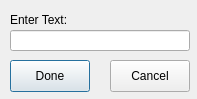
<?xml version="1.0" encoding="UTF-8"?>
<ui version="4.0">
 <class>EnterTextDialog</class>
 <widget class="QDialog" name="EnterTextDialog">
  <property name="geometry">
   <rect>
    <x>0</x>
    <y>0</y>
    <width>197</width>
    <height>99</height>
   </rect>
  </property>
  <property name="sizePolicy">
   <sizepolicy hsizetype="Fixed" vsizetype="Fixed">
    <horstretch>0</horstretch>
    <verstretch>0</verstretch>
   </sizepolicy>
  </property>
  <property name="windowTitle">
   <string>Enter Text</string>
  </property>
  <widget class="QLabel" name="label">
   <property name="geometry">
    <rect>
     <x>10</x>
     <y>10</y>
     <width>180</width>
     <height>20</height>
    </rect>
   </property>
   <property name="text">
    <string>Enter Text:</string>
   </property>
  </widget>
  <widget class="QLineEdit" name="text_input">
   <property name="geometry">
    <rect>
     <x>10</x>
     <y>30</y>
     <width>180</width>
     <height>21</height>
    </rect>
   </property>
  </widget>
  <widget class="QPushButton" name="done_button">
   <property name="geometry">
    <rect>
     <x>10</x>
     <y>60</y>
     <width>80</width>
     <height>32</height>
    </rect>
   </property>
   <property name="text">
    <string>Done</string>
   </property>
  </widget>
  <widget class="QPushButton" name="cancel_button">
   <property name="geometry">
    <rect>
     <x>110</x>
     <y>60</y>
     <width>80</width>
     <height>32</height>
    </rect>
   </property>
   <property name="text">
    <string>Cancel</string>
   </property>
  </widget>
 </widget>
 <resources/>
 <connections/>
</ui>
